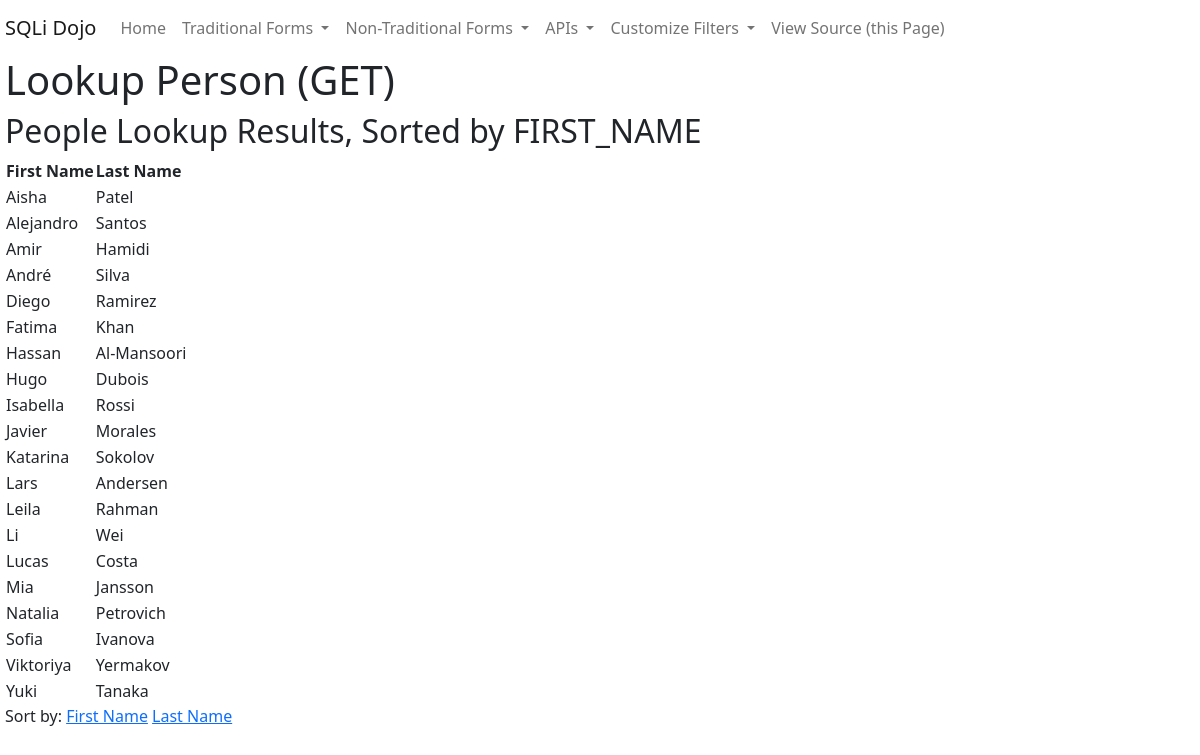
/show_all_people.php, run on an earlier commit of the app's database.
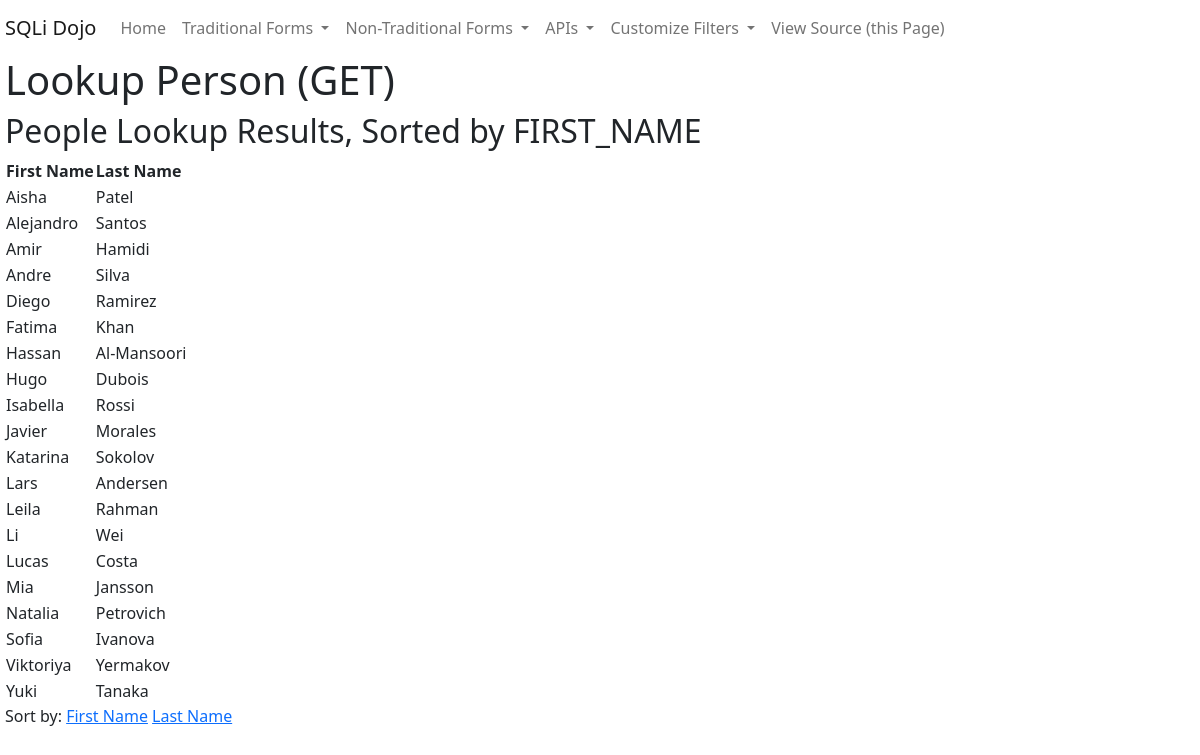
And on a later commit of the database.
### tables this page shows
CREATE TABLE PEOPLE (
    id INT AUTO_INCREMENT PRIMARY KEY,
    first_name VARCHAR(50) NOT NULL,
    last_name VARCHAR(50) NOT NULL,
    email VARCHAR(100) NOT NULL
);

### src/common/common_filter.php (called while the page is built, shortened)
<?php
function execute_and_handle_error($fn) {
    try {
        return $fn();
    } catch (Exception $exc) {
        if(isset($_REQUEST['error'])) {
            if($_REQUEST['error'] == 'silent') {
                die();
            }
        } else {
            throw $exc;
        }
    }
}
?>

### src/show_all_people.php (the view, shortened to what this page needs)
<!DOCTYPE html>
<html>
<head>
    <?php include_once('common/head.php'); ?>
</head>
<body>
    <?php include_once('common/nav.php'); ?>
    <h1>Lookup Person (GET)</h1>
<?php
require_once('common/common_filter.php');
$order_by = $_GET['order_by'] ?? 'FIRST_NAME';
$pdo = getConnection();
if ($pdo !== null) {
    $query = "SELECT FIRST_NAME, LAST_NAME FROM PEOPLE ORDER BY " . $order_by . " ASC LIMIT 20";
    $statement = execute_and_handle_error(function()use($pdo,$query){return $pdo->query($query);});
    echo "<h2>People Lookup Results, Sorted by ".$order_by."</h2>";
    echo "<table>";
    echo "<tr><th>First Name</th><th>Last Name</th></tr>";
    if(isset($statement)) {
        while ($row = $statement->fetch(PDO::FETCH_ASSOC)) {
            echo "<tr><td>" . htmlspecialchars($row['FIRST_NAME']) . "</td><td>" . htmlspecialchars($row['LAST_NAME']) . "</td></tr>";
        }
    }
    echo "</table>";
    echo <<<SORTBY
    Sort by:
    <a href="show_all_people.php?order_by=FIRST_NAME">First Name</a>
    <a href="show_all_people.php?order_by=LAST_NAME">Last Name</a>
    SORTBY;
}
?>
</body>
</html>

### src/common/head.php (shortened to what this page needs)
<link rel="stylesheet" href="https://cdn.jsdelivr.net/npm/bootstrap@5.2.3/dist/css/bootstrap.min.css">

### src/common/nav.php (shortened to what this page needs)
<nav class="navbar navbar-expand-lg bg-body-tertiary">
  <div class="container-fluid px-0">
    <a class="navbar-brand" href="#">SQLi Dojo</a>
    <div class="collapse navbar-collapse" id="navbarSupportedContent">
      <ul class="navbar-nav me-auto mb-2 mb-lg-0">
        <li class="nav-item">
          <a class="nav-link"href="/">Home</a>
        </li>
        <li class="nav-item dropdown">
          <a class="nav-link dropdown-toggle" href="#" role="button" data-bs-toggle="dropdown" aria-expanded="false">
            Traditional Forms
          </a>
        </li>
        <li class="nav-item dropdown">
          <a class="nav-link dropdown-toggle" href="#" role="button" data-bs-toggle="dropdown" aria-expanded="false">
            Non-Traditional Forms
          </a>
        </li>
        <li class="nav-item dropdown">
          <a class="nav-link dropdown-toggle" href="#" role="button" data-bs-toggle="dropdown" aria-expanded="false">
            APIs
          </a>
        </li>
        <li class="nav-item dropdown">
          <a class="nav-link dropdown-toggle" href="#" role="button" data-bs-toggle="dropdown" aria-expanded="false">
              Customize Filters
          </a>
        </li>
        <li class="nav-item">
          <a class="nav-link" href="javascript:location.href=location.href+'?&source=1'">View Source (this Page)</a>
        </li>
      </ul>
    </div>
  </div>
</nav>

### src/common/head.php (style rules this page uses)
body { margin: 0px 5px; }

What changed in the data, as far as the page shows it:
changed people "Silva": first_name "André" → "Andre"
